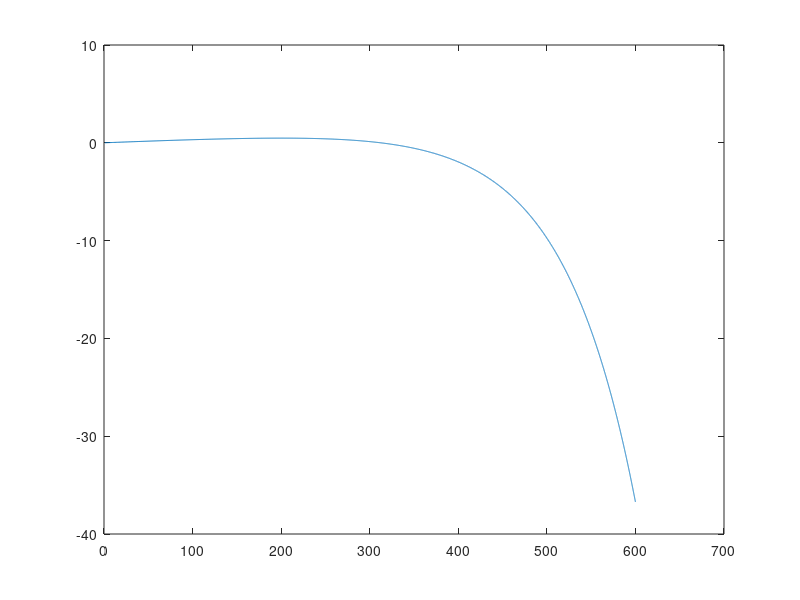

Write the MATLAB code that produced this figure.
V0=2800;
Cd=0.006;
pi=3.14159265358;
theta=0.2*pi/180;
Vx0=V0*cos(theta);
Vy0=V0*sin(theta);
t=0;
distance=600;
maxTimeStep=50000;
dt=1/V0/1;

g=32.1740;% ft/s2
Vxs=zeros(maxTimeStep,1);
Vys=zeros(maxTimeStep,1);
Position=zeros(maxTimeStep,2);

i=1;
x=0;
y=0;
Vx=Vx0;
Vy=Vy0;
%% Eluer
while(x<distance)
    V=sqrt(Vx^2+Vy^2);
    Vx=Vx-Cd*V*Vx*dt; %eqn 8.51-8.53 from<<Ballistics Theory and Design of Guns and Ammunition>> 
    Vy=Vy-Cd*V*Vy*dt-g*dt;
    x=x+Vx*dt;
    y=y+Vy*dt;
    Vxs(i)=Vx;
    Vys(i)=Vy;
    Position(i,:)=[x y];
    i=i+1;
end
plot(Position(1:i-1,1),Position(1:i-1,2));
hold on;